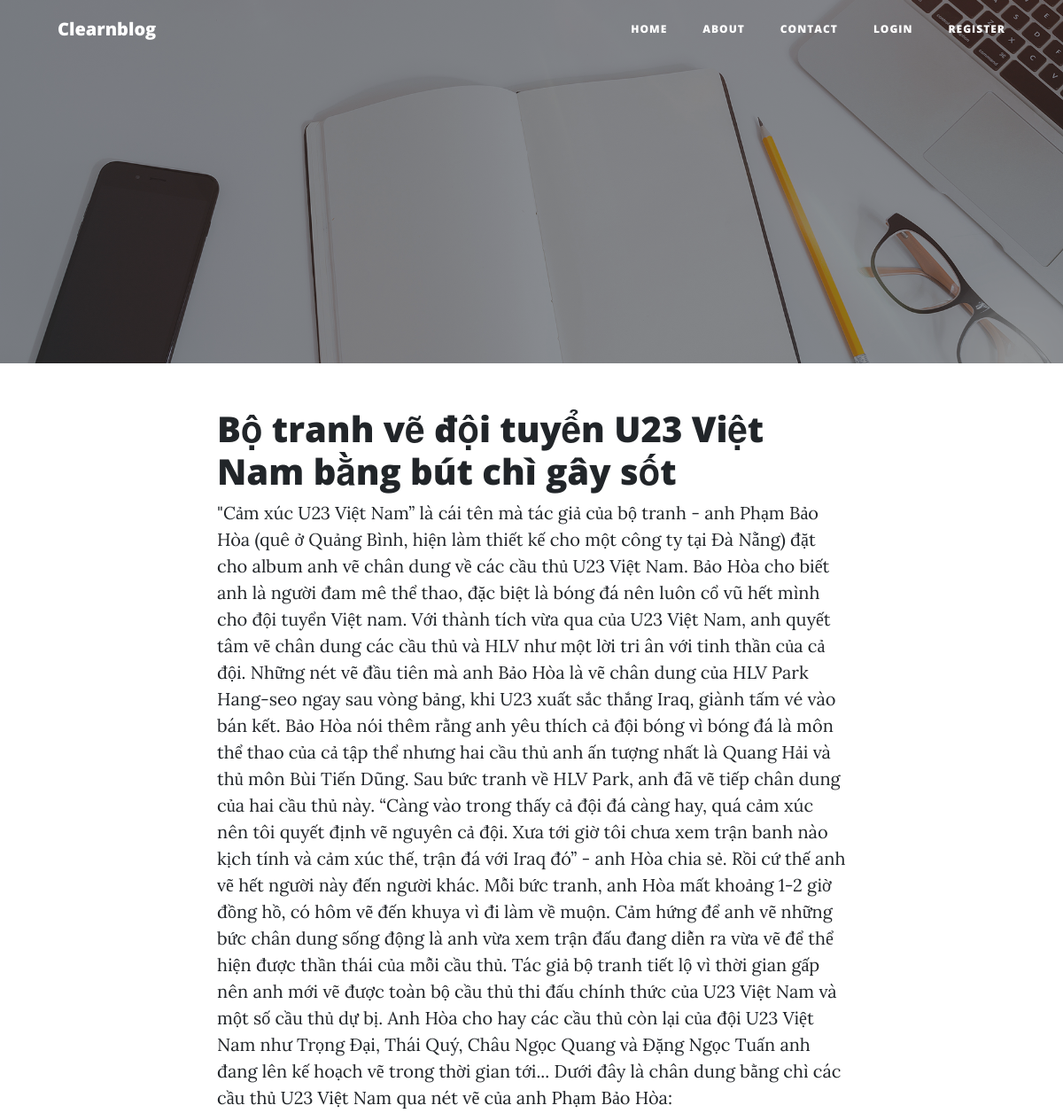
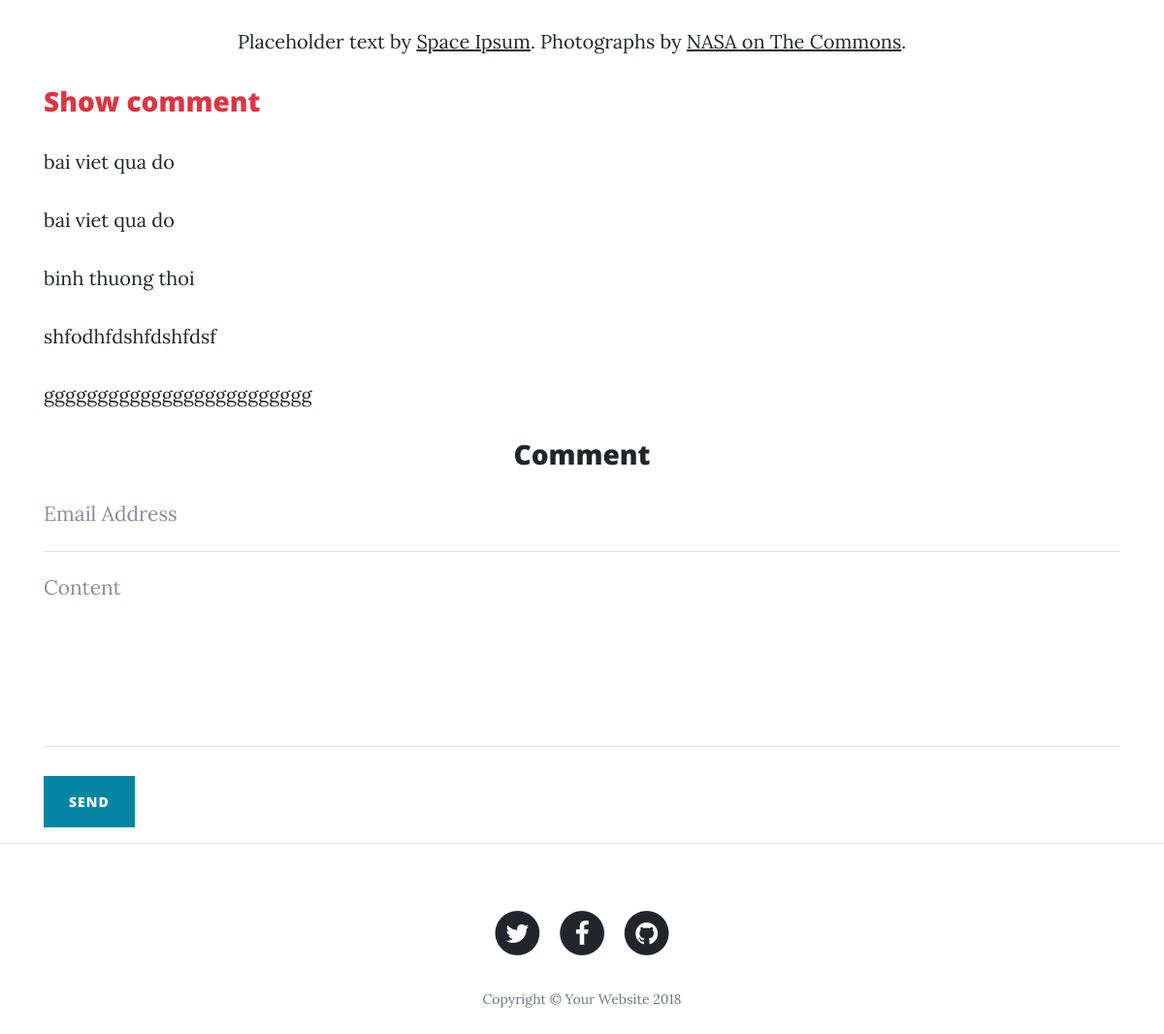
Screenshot of /?c=posts&m=view&key=1 with the database file from the repository (2 pictures, top to bottom).
### tables this page shows
CREATE TABLE `post` (
  `post_id` int(11) NOT NULL,
  `title` varchar(500) DEFAULT NULL,
  `description` text,
  `content` longtext,
  `datetime` timestamp NULL DEFAULT CURRENT_TIMESTAMP,
  `status` int(11) DEFAULT '1',
  `user_id` int(11) DEFAULT NULL,
  `category_id` int(11) DEFAULT NULL,
  `images` varchar(100) DEFAULT NULL
);

CREATE TABLE `comment` (
  `comment_id` int(11) NOT NULL,
  `email` varchar(255) DEFAULT NULL,
  `content` varchar(500) DEFAULT NULL,
  `post_id` int(11) DEFAULT NULL,
  `datetime` timestamp NULL DEFAULT CURRENT_TIMESTAMP
);

### includes/common.php (called while the page is built, shortened)
<?php
require ROOT . '/includes/db.php';
function render($file, $data) {
    extract($data);
    include ROOT . DS . 'views' . DS . $file;
}

### controllers/posts.php (called while the page is built, shortened)
<?php
function posts_view() {
    $data = array();
    $id_post=$_GET['key'];
    $data['post'] = model('posts')->getPostById($id_post);
    $data['cmt'] = model('comment')->getCmtById($id_post);
    $data['category'] = model('category')->getAllByCategoryId();
    $data['template_file'] = 'posts/posts_view.php';
    render('layout.php', $data);
}

### index.php (called while the page is built, shortened)
<?php
require ROOT . DS . 'includes' . DS . 'common.php';
$controller = empty($_GET['c']) ? 'index' : strtolower($_GET['c']);
$method = empty($_GET['m']) ? 'index' : strtolower($_GET['m']);
$c_file = ROOT . DS . 'controllers' . DS . $controller . '.php';
$m_func = $controller . '_' . $method;
if (is_readable($c_file)) {
    call_user_func($m_func);
} else {
    die("Page not found !");
}

### includes/db.php (called while the page is built, shortened)
<?php
class DB
{
    protected $host;
    protected $user;
    protected $password;
    protected $db_name;
    protected $con;
    public function __construct()
    {
        $this->host = 'localhost';
        $this->user = 'root';
        $this->password = '123456';
        $this->db_name = 'blog_mvc';
    }
    public function connect()
    {
        $this->con = mysqli_connect($this->host, $this->user, $this->password, $this->db_name) or die('Can not connect database !');
        mysqli_select_db($this->con, $this->db_name);
        mysqli_set_charset($this->con, 'utf8');
    }
    public function db_get_all($sql)
    {
        $result = mysqli_query($this->con, $sql);
        $data = array();
        if ($result) {
            while ($row = mysqli_fetch_assoc($result)) {
                $data[] = $row;
            }
        }
        return $data;
    }
}

### models/posts.php (called while the page is built, shortened)
<?php
class Posts extends Model
{
    public $table = 'post';
    public function getPostById($id)
    {
        $id_post = $id;
        $sql = "SELECT * FROM `{$this->table}` WHERE `post_id` = $id_post";
        return $this->db_get_all($sql);
    }
}

### models/comment.php (called while the page is built, shortened)
<?php
class Comment extends Model {
    public $table = 'comment';
    public function getCmtById($id) {
        $id_cmt = $id;
        $sql = "SELECT * FROM `{$this->table}` WHERE `post_id` = $id_cmt";
        return $this->db_get_all($sql);
    }
}

### views/posts/posts_view.php (the view, shortened to what this page needs)
<article>
	<div class="container">
		<div class="row">
			<div class="col-lg-8 col-md-10 mx-auto">
			<?php foreach ($post as $p) { ?>
				<h1><?php echo $p['title']; ?> </h1>
				<?php echo $p['content'];
			}
			?>
				<p>Placeholder text by
					<a href="http://spaceipsum.com/">Space Ipsum</a>. Photographs by
					<a href="https://www.flickr.com/photos/nasacommons/">NASA on The Commons</a>.</p>
			</div>
		</div>
	</div>
	<h3 class="text-danger">Show comment</h3>
		<?php
			foreach ($data['cmt'] as $key => $value) {
				echo "<p>". $value['content'] . "</p>";
			}
		 ?>
	<h3 class="text-center">Comment</h3>
	<form action="" method="post">
	<div class="control-group">
		<div class="form-group floating-label-form-group controls">
			<input type="email" class="form-control" placeholder="Email Address" name="email" required data-validation-required-message="Please enter your email address.">
		</div>
	</div>
	<div class="control-group">
		<div class="form-group floating-label-form-group controls">
			<textarea rows="5" class="form-control" placeholder="Content" name="content" required data-validation-required-message="Please enter a message."></textarea>
		</div>
	</div>
	<br>
	<div class="form-group">
		<button type="submit" class="btn btn-primary" id="sendMessageButton">Send</button>
	</div>
</form>
</article>

### rows the page displays
post: title "Bộ tranh vẽ đội tuyển U23 Việt Nam bằng bút chì gây sốt", content "\"Cảm xúc U23 Việt Nam” là cái tên mà tác giả của bộ tranh - anh Phạm Bảo Hòa (quê ở Quảng Bình, hiện làm thiết kế cho một công ty tại Đà Nẵng) đặt cho album anh vẽ chân dung về các cầu thủ U23 Việt Nam. Bảo Hòa cho biết anh là người đam mê thể thao, đặc biệt là bóng đá nên luôn cổ vũ hết mình cho đội tuyển Việt nam. Với thành tích vừa qua của U23 Việt Nam, anh quyết tâm vẽ chân dung các cầu thủ và HLV như một lời tri ân với tinh thần của cả đội. Những nét vẽ đầu tiên mà anh Bảo Hòa là vẽ chân dung của HLV Park Hang-seo ngay sau vòng bảng, khi U23 xuất sắc thắng Iraq, giành tấm vé vào bán kết. Bảo Hòa nói thêm rằng anh yêu thích cả đội bóng vì bóng đá là môn thể thao của cả tập thể nhưng hai…"
comment: content "bai viet qua do"
comment: content "bai viet qua do"
comment: content "binh thuong thoi"
comment: content "shfodhfdshfdshfdsf"
comment: content "ggggggggggggggggggggggggg"
